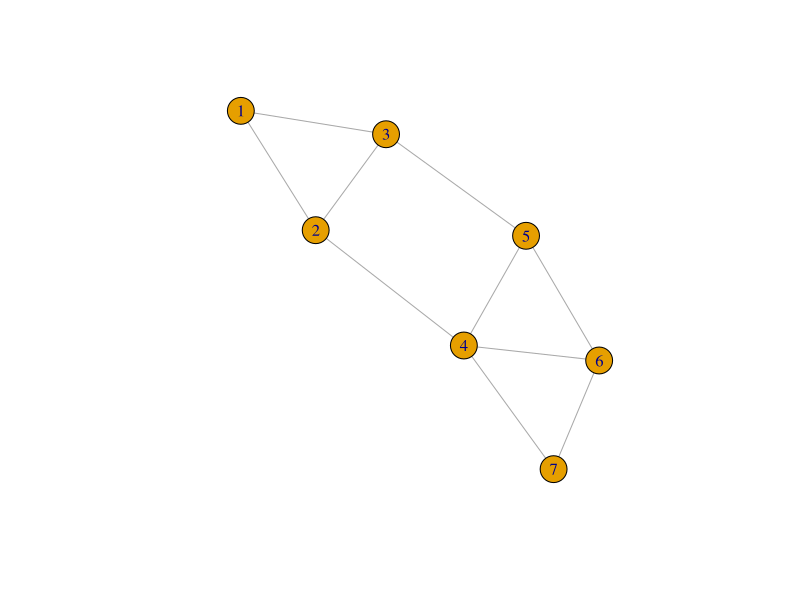
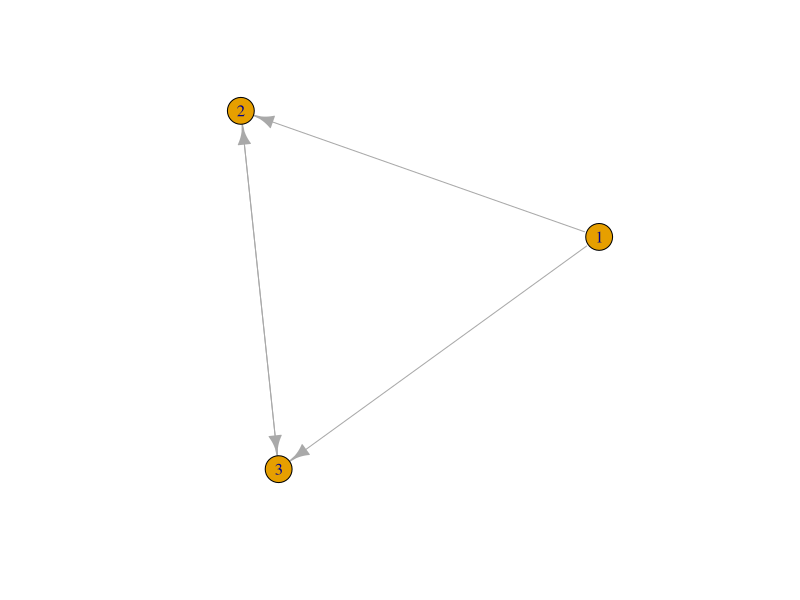
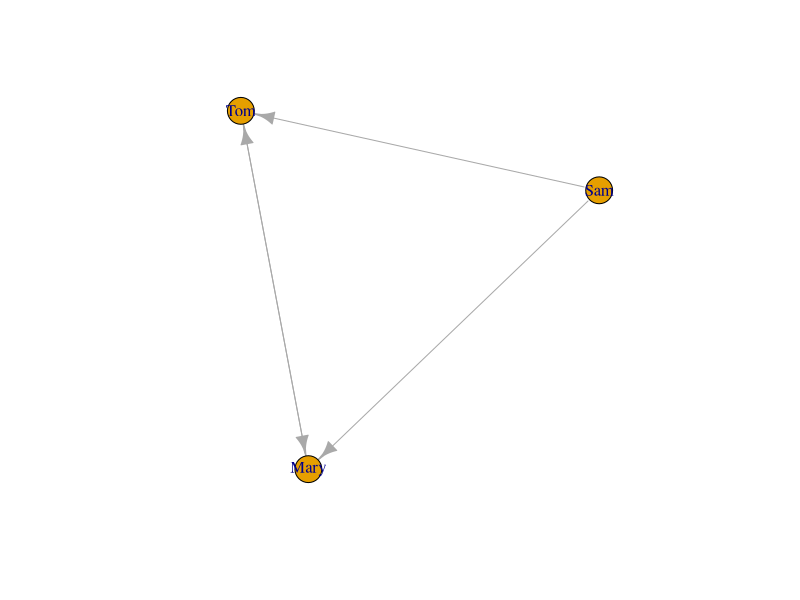

R code for these plots, in order:
install.packages("igraph")

library(igraph)

g <- graph.formula(1-2, 1-3, 2-3, 2-4, 3-5, 4-5, 4-6, 4-7, 5-6, 6-7)

V(g)
E(g)

plot(g)

dg <- graph.formula(1-+2, 1-+3, 2++3)
plot(dg)

dg1 <- graph.formula(Sam-+Mary, Sam-+Tom, Mary++Tom)
plot(dg1)

# Number of vertices
vcount(g)

# Number of edges
ecount(g)

# Degree (FIXED)
igraph::degree(g)

# In-degree
igraph::degree(dg, mode = "in")

# Out-degree
igraph::degree(dg, mode = "out")

# Node with lowest degree
V(dg)$name[igraph::degree(dg) == min(igraph::degree(dg))]

# Node with highest degree
V(dg)$name[igraph::degree(dg) == max(igraph::degree(dg))]

# Neighbors
neighbors(g, 5)
neighbors(g, 2)

# Adjacency list
as_adj_list(dg)
as_adj_list(g)
